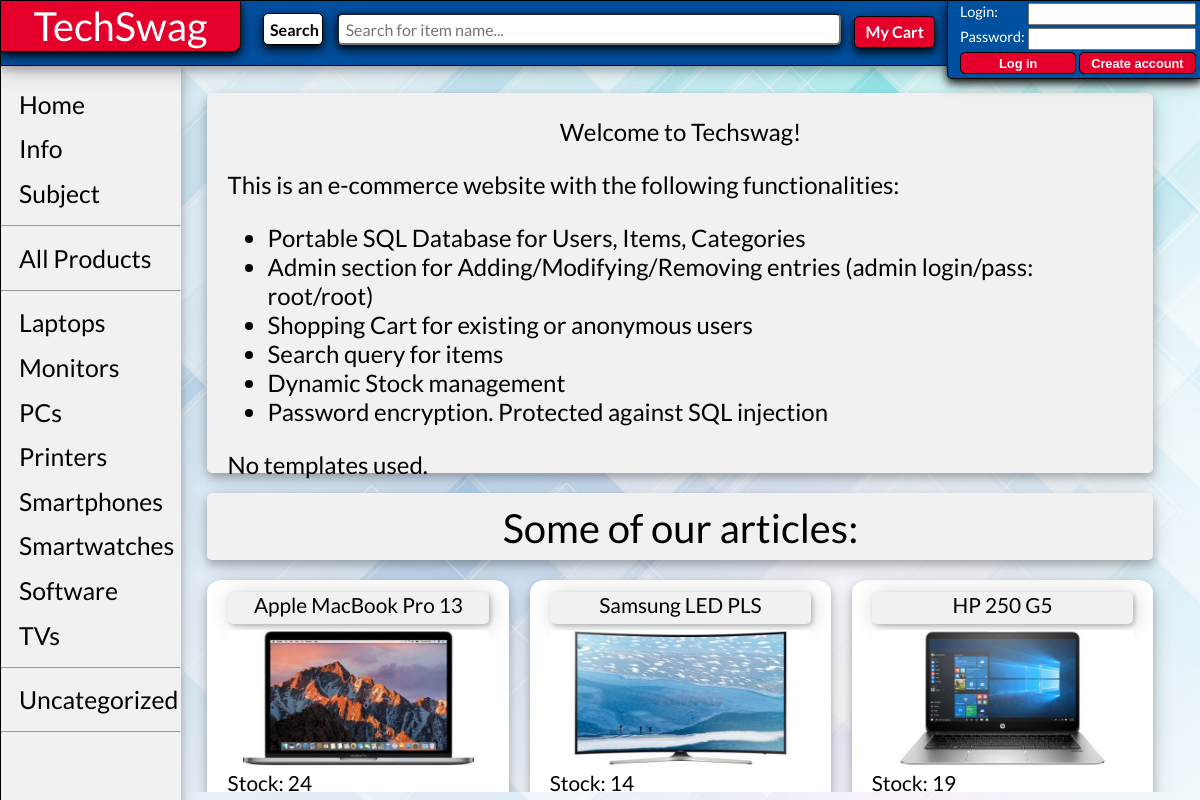
The page / on the database its author committed.
### tables this page shows
CREATE TABLE `cat` (
  `cat_id` int(11) NOT NULL,
  `name` varchar(255) NOT NULL
);

CREATE TABLE `itm` (
  `itm_id` int(11) NOT NULL,
  `name` varchar(255) NOT NULL,
  `stock` int(11) NOT NULL,
  `price` float NOT NULL
);

### populate/populate.php (the view, shortened to what this page needs)
<?php
function populate_catlist()
{
	global $link;
	$query = 'SELECT * FROM cat ORDER BY name';
	$result = mysqli_query($link, $query);
	while ($cat = mysqli_fetch_row($result))
		echo '<input type="submit" class="catlist" name="cat" value="'.$cat[1].'" />';
}
function populate_home()
{
	global $link;
	$result = mysqli_query($link, "SELECT * FROM `itm` ORDER BY RAND() LIMIT 3");
	while ($cat = mysqli_fetch_row($result))
		echo '
	<div class="itmlist">
		<div class="itmname">'.$cat[1].'</div>
		<div class="itmimg">
			<img src="./imgs/'.$cat[1].'.jpg">
		</div>
		<div class="itmmidcontainer">
			<div class="itmstock">Stock: '.$cat[2].'</div>
		</div>
		<div class="itmbotcontainer">
			<div class="itmprice">'.$cat[3].' RON</div>
			<form method="POST" action=".">
				<button type="submit" class="itmbuy" name="add_cart" value="'.$cat[0].'">Add to Cart</button>
			</form>
		</div>
	</div>
	';
}
function populate_main()
{
	if (isset($_POST['rm_cart']))
		rm_cart($_POST['rm_cart']);
	else if (isset($_POST['create_account']) || isset($_POST['create_user']))
		include ('./htmls/create_account.html');
	else if (isset($_POST['delete_account']))
		include ('./htmls/delete_account.html');
	else if (isset($_GET['submitsearch']))
		populate_search();
	else if (isset($_POST['adminquery']))
		adminquery();
	else if (isset($_POST['add_cart']))
		populate_addeditem();
	else if (isset($_GET['cat']) && $_GET['cat'] != 'Home')
	{
		if ($_GET['cat'] == 'Info')
			populate_info();
		else if ($_GET['cat'] == 'Subject')
			echo '<embed src="./populate/rush0.ro.pdf" width="98%" height="120%" />';
		else if ($_GET['cat'] == 'Admin')
		{
			if (check_admin())
				populate_admin();
			else
				populate_home();
		}
		else if ($_GET['cat'] == 'mycart')
			show_cart();
		else if ($_GET['cat'] == 'All Products')
			populate_allitms();
		else if ($_GET['cat'] == 'Uncategorized')
			populate_uncategorized();
		else
			populate_category();
	}
	else
		populate_home();
}
?>

### index.css (style rules this page uses)
body { background: url(./imgs/i2.jpg) no-repeat center center fixed; background-size: cover; }
.catlist { width: 100%; height: 6%; margin-left: 0px; padding-left: 10%; text-align: left; font-size: 3.1vmin; background-color: transparent; border: none; cursor: pointer; font-family: 'Lato'; }
.itmtitle { display: inline-block; width: 90%; height: 5%; margin: 1%; border-radius: 5px; padding: 2%; padding-top: 1%; background-color: #f1f1f1; box-shadow: 0 4px 8px 0 rgba(0, 0, 0, 0.2), 0 6px 20px 0 rgba(0, 0, 0, 0.19); text-align: center; font-family: 'Lato'; font-size: 5vmin; }
.itmlist { float:left; vertical-align: top; width: 26%; height: 29%; margin: 1%; border-radius: 5%; padding: 2%; background-color: white; box-shadow: 0 4px 8px 0 rgba(0, 0, 0, 0.2), 0 6px 20px 0 rgba(0, 0, 0, 0.19); text-align: center; font-family: 'Lato'; font-size: 2.6vmin; }
.itmname { width: 100%; height:15%; margin-top: -3%; background-color: #f1f1f1; box-shadow: 2px 2px 4px 0 rgba(0, 0, 0, 0.2), 2px 2px 20px 0 rgba(0, 0, 0, 0.19); border-radius: 5px; }
.itmmidcontainer { position: relative; width: 100%; height:15%; margin-top: -2%; bottom: -5%; background-color: transparent; }
.itmstock { float: left; width: 45%; height: 100%; border-radius: 5px; background-color: transparent; text-align: left; padding-top: 2%; }
.itmimg { position: relative; width: 100%; height:65%; top: 3%; background-color: white; }
img { max-width: 100%; max-height: 100%; }

### rows shown on the page
cat: cat "Laptops"
cat: cat "Monitors"
cat: cat "PCs"
cat: cat "Printers"
cat: cat "Smartphones"
cat: cat "Smartwatches"
cat: cat "Software"
cat: cat "TVs"
itm: name "Apple MacBook Pro 13", name (picture), stock "24"
itm: name "Samsung LED PLS", name (picture), stock "14"
itm: name "HP 250 G5", name (picture), stock "19"
